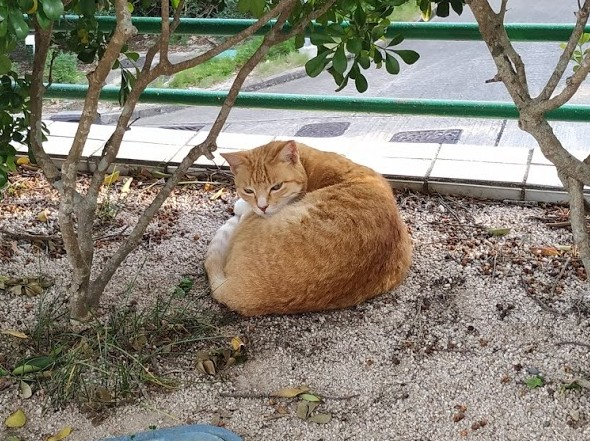
#> input picture ust_cat.jpg, 590 x 441 px
$ python gen_scribble.py ../ust_cat.jpg ../ust_cat.jpg   (older library calls are emulated)
#> lines starting #> are read from the running program, lines starting #| are printed output that depends on the picture; after the words box and inside, x2 and y2 are one past the last pixel; in counts of white or black regions, pixels touching at a corner belong together
### dataset/tamed_robot.py
# Modified DAVIS interactive robot https://github.com/albertomontesg/davis-interactive
# I tamed their robot to work as a slave for me


import time
import networkx as nx
import numpy as np
from scipy.ndimage import binary_dilation, binary_erosion
from scipy.special import comb
from skimage.filters import rank
from skimage.morphology import dilation, disk, erosion, medial_axis
from sklearn.neighbors import radius_neighbors_graph
import cv2


# [100 lines left out: functions bezier_curve, bresenham, not called in this run]


class TamedRobot(object):

    def __init__(self,
                 kernel_size=.15,
                 max_kernel_radius=16,
                 min_nb_nodes=4,
                 nb_points=1000):

        self.kernel_size = kernel_size
        self.max_kernel_radius = max_kernel_radius
        self.min_nb_nodes = min_nb_nodes
        self.nb_points = nb_points

    def _generate_scribble_mask(self, mask):
        """ Generate the skeleton from a mask
        Given an error mask, the medial axis is computed to obtain the
        skeleton of the objects. In order to obtain smoother skeleton and
        remove small objects, an erosion and dilation operations are performed.
        The kernel size used is proportional the squared of the area.

        # Arguments
            mask: Numpy Array. Error mask

        Returns:
            skel: Numpy Array. Skeleton mask
        """
        mask = np.asarray(mask, dtype=np.uint8)
        side = np.sqrt(np.sum(mask > 0))

        mask_ = mask
        # kernel_size = int(self.kernel_size * side)
        kernel_radius = self.kernel_size * side * .5
        kernel_radius = min(kernel_radius, self.max_kernel_radius)

        compute = True
        while kernel_radius > 1. and compute:
            kernel = disk(kernel_radius)
            mask_ = rank.minimum(mask.copy(), kernel)
            mask_ = rank.maximum(mask_, kernel)
            compute = False
            if mask_.astype(np.bool).sum() == 0:
                compute = True
                prev_kernel_radius = kernel_radius
                kernel_radius *= .9

        mask_ = np.pad(
            mask_, ((1, 1), (1, 1)), mode='constant', constant_values=False)
        skel = medial_axis(mask_.astype(np.bool))
        skel = skel[1:-1, 1:-1]
        return skel

    def _mask2graph(self, skeleton_mask):
        """ Transforms a skeleton mask into a graph

        Args:
            skeleton_mask (ndarray): Skeleton mask

        Returns:
            tuple(nx.Graph, ndarray): Returns a tuple where the first element
                is a Graph and the second element is an array of xy coordinates
                indicating the coordinates for each Graph node.

                If an empty mask is given, None is returned.
        """
        mask = np.asarray(skeleton_mask, dtype=np.bool)
        if np.sum(mask) == 0:
            return None

        h, w = mask.shape
        x, y = np.arange(w), np.arange(h)
        X, Y = np.meshgrid(x, y)

        X, Y = X.ravel(), Y.ravel()
        M = mask.ravel()

        X, Y = X[M], Y[M]
        points = np.c_[X, Y]
        G = radius_neighbors_graph(points, np.sqrt(2), mode='distance')
        T = nx.from_scipy_sparse_matrix(G)

        return T, points

    # [68 lines left out: functions _acyclics_subgraphs, _longest_path_in_tree, not called in this run]

    def interact(self, error_mask):
        # start_time = time.time()
        out_mask = np.zeros_like(error_mask)

        # Downsample for faster processing
        error_mask = (cv2.resize(error_mask, dsize=None, fx=(0.5), fy=(0.5), interpolation=cv2.INTER_AREA)>0.5).astype(np.uint8)

        # Generate scribbles
        skel_mask = self._generate_scribble_mask(error_mask)
        # skel_time = time.time() - start_time
        # print('skel', skel_time)

        graph_out = self._mask2graph(skel_mask)
        if graph_out is None:
            return out_mask
        G, P = graph_out
        # mask2graph_time = time.time() - start_time - skel_time
        # print('m2g time', mask2graph_time)

        # t_start = time.time()
        S = self._acyclics_subgraphs(G)
        # t = (time.time() - t_start)
        # print('asub time', t)

        # t_start = time.time()
        longest_paths_idx = [self._longest_path_in_tree(s) for s in S]
        longest_paths = [P[idx] for idx in longest_paths_idx]
        # t = (time.time() - t_start)
        # print('longest time', t)

        # t_start = time.time()
        scribbles_paths = [
            bezier_curve(p, self.nb_points) for p in longest_paths
        ]
        # t = (time.time() - t_start)
        # print('asub time', t)

        # t_start = time.time()
        for path in scribbles_paths:
            # Re-upsample the line
            path = bresenham(path*2)
            out_mask[path[:, 1], path[:, 0]] = 1
        # t = (time.time() - t_start)
        # print('final time', t)

        return out_mask

### dataset/gen_scribble.py
import numpy as np
import cv2
import bezier
from dataset.tamed_robot import TamedRobot
from dataset.mask_perturb import random_erode


def disk_kernel(size):
    return cv2.getStructuringElement(cv2.MORPH_ELLIPSE, (size, size))

# [73 lines left out: functions get_boundary_scribble, get_curve_scribble, get_thinned_scribble, not called in this run]

robot = TamedRobot()
def get_scribble(mask, gt, from_zero):
    mask = mask > 128
    gt = gt > 128

    if from_zero:
        use_robot = False
    else:
        if np.random.rand() < 0.75:
            use_robot = True
        else:
            use_robot = False

    # False positive and false negative
    fp = (mask & ~gt).astype(np.uint8)
    fn = (~mask & gt).astype(np.uint8)

    if use_robot:
        # The robot is similar to the DAVIS official one
        neg_scr = robot.interact(fp).astype(np.uint8)
        pos_scr = robot.interact(fn).astype(np.uint8)
        neg_scr = cv2.dilate(neg_scr, np.ones((3,3)))
        pos_scr = cv2.dilate(pos_scr, np.ones((3,3)))
        return pos_scr, neg_scr
    else:
        # Opening operator to remove noises
        opening_size = np.random.randint(5, 20)
        fp = cv2.morphologyEx(fp, cv2.MORPH_OPEN, disk_kernel(opening_size))
        fn = cv2.morphologyEx(fn, cv2.MORPH_OPEN, disk_kernel(opening_size))

        # Use connected error regions for processing
        scribbles = []
        for m in [fn, fp]:
            this_scribble = np.zeros_like(mask)
            num_labels, labels_im = cv2.connectedComponents(m)
            for n in range(1, num_labels):
                # Obtain scribble for this single region
                region_mask = (labels_im==n).astype(np.uint8)
                if region_mask.sum() < np.random.randint(10, 100):
                    continue

                # Initial pass, pick a scribble type
                pick = np.random.rand()
                if pick < 0.33:
                    region_scribble = get_boundary_scribble(region_mask)
                elif pick < 0.66:
                    region_scribble = get_thinned_scribble(region_mask)
                else:
                    region_scribble = get_curve_scribble(region_mask)
                this_scribble = (this_scribble | region_scribble)

                # Optionally use a second scribble type
                pick = np.random.rand()
                if pick < 0.3:
                    pick = np.random.rand()
                    if pick < 0.33:
                        region_scribble = get_boundary_scribble(region_mask)
                    elif pick < 0.66:
                        region_scribble = get_thinned_scribble(region_mask)
                    else:
                        region_scribble = get_curve_scribble(region_mask)
                    this_scribble = (this_scribble | region_scribble)

            scribbles.append(this_scribble)

        # Sometimes we just draw scribbles referring only to the GT but not the given mask
        if np.random.rand() < 0.3 or (scribbles[0].sum() == 0 and scribbles[1].sum() == 0):
            for i, m in enumerate([gt.astype(np.uint8), (~gt).astype(np.uint8)]):
                if m.sum() < 100:
                    continue
                this_scribble = get_curve_scribble(m, max_srb=5, sort=False)
                scribbles[i] = scribbles[i] | this_scribble

        return scribbles[0].astype(np.uint8), scribbles[1].astype(np.uint8)


if __name__ == '__main__':
    import sys
    mask = cv2.imread(sys.argv[1], cv2.IMREAD_GRAYSCALE)
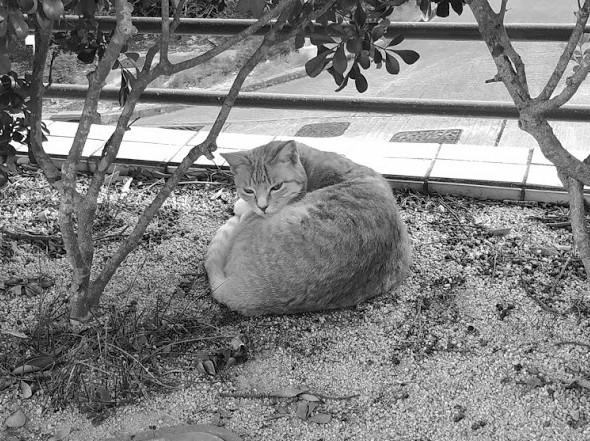
#> mask: shape (441, 590); min 0, max 255, mean 129.3
    gt = cv2.imread(sys.argv[2], cv2.IMREAD_GRAYSCALE)

    fp_scibble, fn_scibble = get_scribble(mask, gt, False)
#> in get_scribble, `mask = mask > 128`:
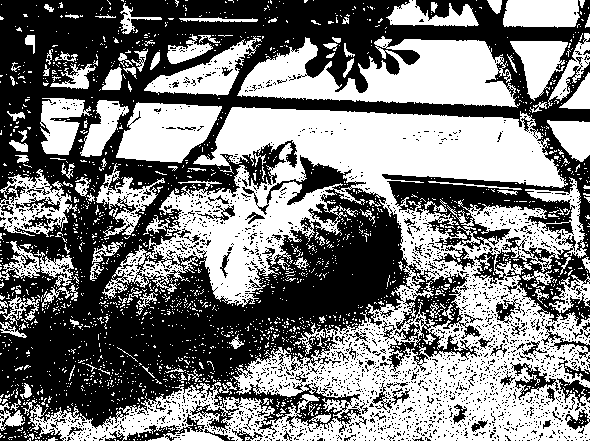
#> mask: shape (441, 590) bool; 48.5% white; 2071 white regions (1950 under 20 px), largest, box (x1, y1, x2, y2) and area: (28, 107, 590, 441) 76914, (237, 36, 520, 108) 11557, (116, 102, 222, 163) 4463
#> in get_scribble, `fp = (mask & ~gt).astype(np.uint8)`: fp: shape (441, 590); every value is 0
#> in interact, `error_mask = (cv2.resize(error_mask, dsize=None, fx=(0.5), fy=(0.5), i..`: error_mask: shape (220, 295); every value is 0
#> in _generate_scribble_mask, `side = np.sqrt(np.sum(mask > 0))`: side = 0
#> in _generate_scribble_mask, `mask_ = np.pad( mask_, ((1, 1), (1, 1)), mode='constant', constant_val..`: mask_: shape (222, 297); every value is 0

    cv2.imwrite('s1.png', fp_scibble*255)
    cv2.imwrite('s2.png', fn_scibble*255)
